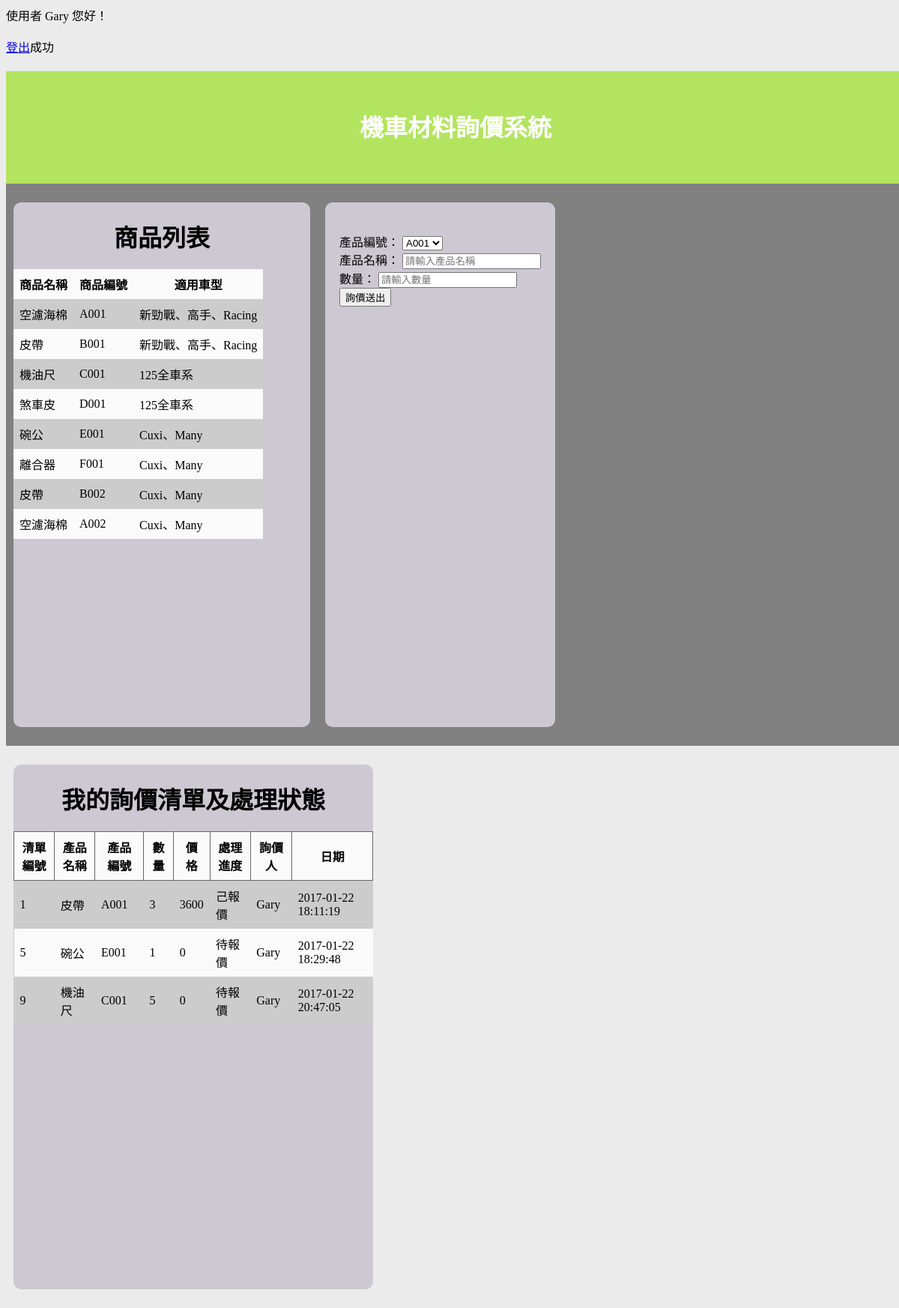
/MainPage.php (signed in), run on the app's committed database.
### tables this page shows
CREATE TABLE `products` (
  `productname` varchar(20) NOT NULL,
  `productid` varchar(12) NOT NULL,
  `descript` varchar(40) NOT NULL
);

CREATE TABLE `inquires` (
  `listid` int(10) UNSIGNED NOT NULL,
  `productname` varchar(20) NOT NULL,
  `productid` varchar(12) NOT NULL,
  `number` int(11) NOT NULL,
  `price` int(11) DEFAULT '0',
  `progress` int(11) NOT NULL DEFAULT '0',
  `user` varchar(12) NOT NULL,
  `listdate` timestamp NOT NULL DEFAULT CURRENT_TIMESTAMP
);

### MainPage.php (the view, shortened to what this page needs)
<?php
echo "使用者 ".$_SESSION["userid"]." "."您好！"."<br>";
echo '<a href="login.php">'.登出.'</a>';
function linkDB()
{
	$link = mysqli_connect("localhost","root","password");
	mysqli_set_charset($link,"utf8");
	mysqli_select_db($link,"inquiry");
	return $link;
}
function showProductOption()
{
	$link = linkDB();
	$query = "select productid from products";
	$result = mysqli_query($link,$query);
	if ($result)
	{
		$count = mysqli_num_rows($result);
		for ($i=0; $i < $count ; $i++)
		{
			list($productid) = mysqli_fetch_row($result);
			echo '<option>'.$productid.'</option>';
		}
	}
	else
	{
		echo mysqli_error($link);
	}
}
function showProduct()
{
	$link = linkDB();
	$query = "select * from products";
	$result = mysqli_query($link,$query);
	if ($result)
	{
		$count = mysqli_num_rows($result);
		for ($i=0; $i < $count ; $i++)
		{
			echo "<tr>";
			list($productname,$productid,$descript) = mysqli_fetch_row($result);
			echo '<td>'.$productname.'</td>'.'<td>'.$productid.'</td>'.'<td>'.$descript.'</td>';
			echo "</tr>";
		}
	}
	else
	{
		echo mysqli_error($link);
	}
}
function showList()
{
	$link = linkDB();
	$userid = $_SESSION["userid"];
	$query = "select * from inquires where user='$userid'";
	$result = mysqli_query($link,$query);
	if ($result)
	{
		$count = mysqli_num_rows($result);
		for ($i=0; $i < $count ; $i++)
		{
			$row = mysqli_fetch_row($result);
			switch ($row[5])
			{
				case 0:
					$row[5]="待報價";
					break;
				case 1:
					$row[5]="己報價";
					break;
			}
			echo "<tr>";
			for ($j=0; $j < count($row); $j++)
			{
				echo '<td>'.$row[$j].'</td>';
			}
			echo "</tr>";
		}
	}
	else
	{
		echo mysqli_error($link);
	}
}
	$link = linkDB();
	$sql = "insert into inquires (productname,productid,number,user) values('$_POST[productName]','$_POST[productID]','$_POST[number]','$_SESSION[userid]')";
	$mysql = mysqli_query($link,$sql);
	if ($mysql)
	{
		echo "成功";
	}
	else
	{
		echo "等待更新";
	}
?>
<!DOCTYPE html>
<html>
	<head>
		<link rel="stylesheet" href="css/MainPage.css" type="text/css"/>
	</head>
	<body>
		<div class="container">
			<div class="header">
				<h1 class="first">機車材料詢價系統</h1>
			</div>
			<div class="productList">
				<h1>商品列表</h1>
				<table cellpadding="8">
					<tr>
					<th>商品名稱<th>商品編號<th>適用車型
					</tr>
					<?php showProduct(); ?>
				</table>
			</div>
			<div class="inquiryForm">
			<form name="inquiry" action="" method="post" >
				<label>產品編號： </label>
				<select name="productID"> <?php showProductOption(); ?></select><br>
				<label>產品名稱： </label><input name="productName" type="text" placeholder="請輸入產品名稱"><br>
				<label>數量： </label><input name="number" type="number" placeholder="請輸入數量"><br>
				<input type="submit" value="詢價送出">
			</form>
			</div>
			<div class="inquiryList">
				<h1>我的詢價清單及處理狀態</h1>
				<table border='1' cellpadding="8">
					<tr>
						<th>清單編號<th>產品名稱<th>產品編號<th>數量<th>價格<th>處理進度<th>詢價人<th>日期
					</tr>
					<?php showList();?>
				</table>
			</div>
		</div>
	</body>
</html>

### css/MainPage.css (style rules this page uses)
body { font-size:13px; background-color:rgb(235, 235, 235); }
h1 { text-align: center; }
h1.first { color:white; padding:50px; }
.container { width: 1200px; height: 900px; margin: 0px auto; background:gray; }
.header { height: 150px; width: 1200px; background: rgb(179, 228, 95); }
.productList { width: 33%; height: 700px; margin: 25px 10px; background: rgb(205, 200, 210); float: left; border-radius: 10px; }
.inquiryForm { height: 620px; margin: 25px 10px; padding:40px 19px; background: rgb(205, 200, 210); text-align:left; float: left; border-radius: 10px; }
.inquiryList { width:40%; height: 700px; margin: 25px 10px; background: rgb(205, 200, 210); text-align:center; float: left; border-radius: 10px; }
tr:nth-child(even) { background: #CCC }
tr:nth-child(odd) { background-color: #FAFAFA; }
table { border: 0px; border-collapse: collapse; border-radius: 10px; }
tr,td { border: 0px solid #666; }

### data on the page
products: productname "空濾海棉", productid "A001", descript "新勁戰、高手、Racing"
products: productname "皮帶", productid "B001", descript "新勁戰、高手、Racing"
products: productname "機油尺", productid "C001", descript "125全車系"
products: productname "煞車皮", productid "D001", descript "125全車系"
products: productname "碗公", productid "E001", descript "Cuxi、Many"
products: productname "離合器", productid "F001", descript "Cuxi、Many"
products: productname "皮帶", productid "B002", descript "Cuxi、Many"
products: productname "空濾海棉", productid "A002", descript "Cuxi、Many"
inquires: listid "1", productname "皮帶", productid "A001", number "3", price "3600", user "Gary", listdate "2017-01-22 18:11:19"
inquires: listid "5", productname "碗公", productid "E001", number "1", price "0", user "Gary", listdate "2017-01-22 18:29:48"
inquires: listid "9", productname "機油尺", productid "C001", number "5", price "0", user "Gary", listdate "2017-01-22 20:47:05"

### other printed values
$_SESSION["userid"] "Gary"
登出 "登出"
$row[$j] "己報價"
$row[$j] "待報價"
form field productID "A001"
